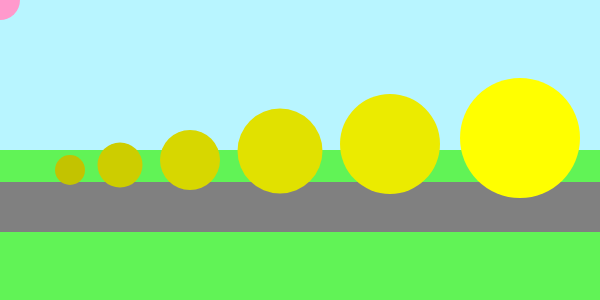
Frame 1 (no input)
Frame 60 (no input): identical to frame 1, image omitted
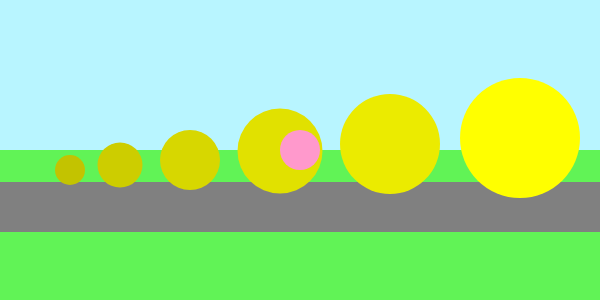
Frame 120 (the mouse pressed at the canvas centre since frame 60)

The p5.js sketch that drew these frames (run headless with seeded random() and noise() and a simulated clock; from frame 60 on, the mouse is pressed at the canvas centre):

// p5.js sketch
// ── sketch.js
// Dominique Ketchens © 2016 hw4 //

var x = 100;
var easing = 200
  y = 100;
    angle1 = 0.0;
    segLength = 0;

function setup() {

// Background and Text //

noCursor()
createCanvas (600, 300);
strokeWeight(20.0);
stroke(255, 100);
}
function draw() {
background (97, 243, 86);
textSize(30)
textAlign(CENTER)
fill(225)
text("score", 25, 60)
noStroke();
fill(184, 245, 255);
rect(0, 0, 600, 150);
fill(128,128,128);
rect(0, 182 ,600, 50);

// Pink Ball //

  dx = mouseX - x;
  dy = mouseY - y;
  x = mouseX - (cos(angle1) * segLength);
  y = mouseY - (sin(angle1) * segLength);

  var targetX = mouseX
  x += (targetX - x) * easing
  segment(x, y, angle1);
  fill(255, 153, 204);
  ellipse(x, y, 40, 40);
}
function segment(x, y, a) {
push();
  translate(x, y);
  rotate(a);
  line(0, 0, segLength, 0);
  pop();

// Objects //
  fill(255,255,0);
  ellipse (520, 138, 120, 120);
  fill(235,235,0);
    ellipse(390, 144, 100, 100);
      fill(225,225,0);
    ellipse(280, 151, 85, 85);
      fill(215,215,0);
    ellipse(190, 160, 60, 60);
    fill(205,205,0);
  ellipse(120, 165, 45, 45);
  fill(195,195,0);
ellipse(70, 170, 30, 30);
    if (mouseIsPressed == true) {
      fill(0)
    }
}
